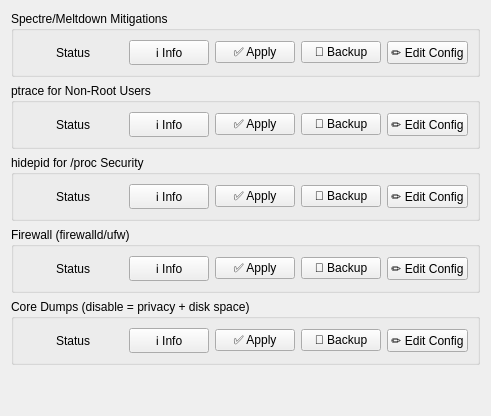
          <widget class="QWidget" name="securityTab">
           <attribute name="title">
            <string>🔒 Security</string>
           </attribute>
           <layout class="QVBoxLayout" name="securityLayout">
            <item>
             <widget class="QGroupBox" name="mitigationsGroupBox">
              <property name="title">
               <string>Spectre/Meltdown Mitigations</string>
              </property>
              <layout class="QHBoxLayout" name="mitigationsLayout">
               <item>
                <widget class="QLabel" name="mitigationsStatusLabel">
                 <property name="minimumSize">
                  <size>
                   <width>100</width>
                   <height>0</height>
                  </size>
                 </property>
                 <property name="maximumSize">
                  <size>
                   <width>100</width>
                   <height>16777215</height>
                  </size>
                 </property>
                 <property name="text">
                  <string>Status</string>
                 </property>
                 <property name="alignment">
                  <set>Qt::AlignCenter</set>
                 </property>
                </widget>
               </item>
               <item>
                <widget class="QPushButton" name="mitigationsToggle">
                 <property name="text">
                  <string>ℹ️ Info</string>
                 </property>
                </widget>
               </item>
               <item>
                <widget class="QPushButton" name="mitigationsApplyButton">
                 <property name="text">
                  <string>✅ Apply</string>
                 </property>
                </widget>
               </item>
               <item>
                <widget class="QPushButton" name="mitigationsBackupButton">
                 <property name="text">
                  <string>💾 Backup</string>
                 </property>
                </widget>
               </item>
               <item>
                <widget class="QPushButton" name="mitigationsConfigButton">
                 <property name="text">
                  <string>✏️ Edit Config</string>
                 </property>
                </widget>
               </item>
              </layout>
             </widget>
            </item>
            <item>
             <widget class="QGroupBox" name="ptraceGroupBox">
              <property name="title">
               <string>ptrace for Non-Root Users</string>
              </property>
              <layout class="QHBoxLayout" name="ptraceLayout">
               <item>
                <widget class="QLabel" name="ptraceStatusLabel">
                 <property name="minimumSize">
                  <size>
                   <width>100</width>
                   <height>0</height>
                  </size>
                 </property>
                 <property name="maximumSize">
                  <size>
                   <width>100</width>
                   <height>16777215</height>
                  </size>
                 </property>
                 <property name="text">
                  <string>Status</string>
                 </property>
                 <property name="alignment">
                  <set>Qt::AlignCenter</set>
                 </property>
                </widget>
               </item>
               <item>
                <widget class="QPushButton" name="ptraceToggle">
                 <property name="text">
                  <string>ℹ️ Info</string>
                 </property>
                </widget>
               </item>
               <item>
                <widget class="QPushButton" name="ptraceApplyButton">
                 <property name="text">
                  <string>✅ Apply</string>
                 </property>
                </widget>
               </item>
               <item>
                <widget class="QPushButton" name="ptraceBackupButton">
                 <property name="text">
                  <string>💾 Backup</string>
                 </property>
                </widget>
               </item>
               <item>
                <widget class="QPushButton" name="ptraceConfigButton">
                 <property name="text">
                  <string>✏️ Edit Config</string>
                 </property>
                </widget>
               </item>
              </layout>
             </widget>
            </item>
            <item>
             <widget class="QGroupBox" name="hidepidGroupBox">
              <property name="title">
               <string>hidepid for /proc Security</string>
              </property>
              <layout class="QHBoxLayout" name="hidepidLayout">
               <item>
                <widget class="QLabel" name="hidepidStatusLabel">
                 <property name="minimumSize">
                  <size>
                   <width>100</width>
                   <height>0</height>
                  </size>
                 </property>
                 <property name="maximumSize">
                  <size>
                   <width>100</width>
                   <height>16777215</height>
                  </size>
                 </property>
                 <property name="text">
                  <string>Status</string>
                 </property>
                 <property name="alignment">
                  <set>Qt::AlignCenter</set>
                 </property>
                </widget>
               </item>
               <item>
                <widget class="QPushButton" name="hidepidToggle">
                 <property name="text">
                  <string>ℹ️ Info</string>
                 </property>
                </widget>
               </item>
               <item>
                <widget class="QPushButton" name="hidepidApplyButton">
                 <property name="text">
                  <string>✅ Apply</string>
                 </property>
                </widget>
               </item>
               <item>
                <widget class="QPushButton" name="hidepidBackupButton">
                 <property name="text">
                  <string>💾 Backup</string>
                 </property>
                </widget>
               </item>
               <item>
                <widget class="QPushButton" name="hidepidConfigButton">
                 <property name="text">
                  <string>✏️ Edit Config</string>
                 </property>
                </widget>
               </item>
              </layout>
             </widget>
            </item>
            <item>
             <widget class="QGroupBox" name="firewallGroupBox">
              <property name="title">
               <string>Firewall (firewalld/ufw)</string>
              </property>
              <layout class="QHBoxLayout" name="firewallLayout">
               <item>
                <widget class="QLabel" name="firewallStatusLabel">
                 <property name="minimumSize">
                  <size>
                   <width>100</width>
                   <height>0</height>
                  </size>
                 </property>
                 <property name="maximumSize">
                  <size>
                   <width>100</width>
                   <height>16777215</height>
                  </size>
                 </property>
                 <property name="text">
                  <string>Status</string>
                 </property>
                 <property name="alignment">
                  <set>Qt::AlignCenter</set>
                 </property>
                </widget>
               </item>
               <item>
                <widget class="QPushButton" name="firewallToggle">
                 <property name="text">
                  <string>ℹ️ Info</string>
                 </property>
                </widget>
               </item>
               <item>
                <widget class="QPushButton" name="firewallApplyButton">
                 <property name="text">
                  <string>✅ Apply</string>
                 </property>
                </widget>
               </item>
               <item>
                <widget class="QPushButton" name="firewallBackupButton">
                 <property name="text">
                  <string>💾 Backup</string>
                 </property>
                </widget>
               </item>
               <item>
                <widget class="QPushButton" name="firewallConfigButton">
                 <property name="text">
                  <string>✏️ Edit Config</string>
                 </property>
                </widget>
               </item>
              </layout>
             </widget>
            </item>
            <item>
             <widget class="QGroupBox" name="coreDumpGroupBox">
              <property name="title">
               <string>Core Dumps (disable = privacy + disk space)</string>
              </property>
              <layout class="QHBoxLayout" name="coreDumpLayout">
               <item>
                <widget class="QLabel" name="coreDumpStatusLabel">
                 <property name="minimumSize">
                  <size>
                   <width>100</width>
                   <height>0</height>
                  </size>
                 </property>
                 <property name="maximumSize">
                  <size>
                   <width>100</width>
                   <height>16777215</height>
                  </size>
                 </property>
                 <property name="text">
                  <string>Status</string>
                 </property>
                 <property name="alignment">
                  <set>Qt::AlignCenter</set>
                 </property>
                </widget>
               </item>
               <item>
                <widget class="QPushButton" name="coreDumpToggle">
                 <property name="text">
                  <string>ℹ️ Info</string>
                 </property>
                </widget>
               </item>
               <item>
                <widget class="QPushButton" name="coreDumpApplyButton">
                 <property name="text">
                  <string>✅ Apply</string>
                 </property>
                </widget>
               </item>
               <item>
                <widget class="QPushButton" name="coreDumpBackupButton">
                 <property name="text">
                  <string>💾 Backup</string>
                 </property>
                </widget>
               </item>
               <item>
                <widget class="QPushButton" name="coreDumpConfigButton">
                 <property name="text">
                  <string>✏️ Edit Config</string>
                 </property>
                </widget>
               </item>
              </layout>
             </widget>
            </item>
            <item>
             <spacer>
              <property name="orientation">
               <enum>Qt::Orientation::Vertical</enum>
              </property>
              <property name="sizeHint" stdset="0">
               <size>
                <width>20</width>
                <height>40</height>
               </size>
              </property>
             </spacer>
            </item>
           </layout>
          </widget>
